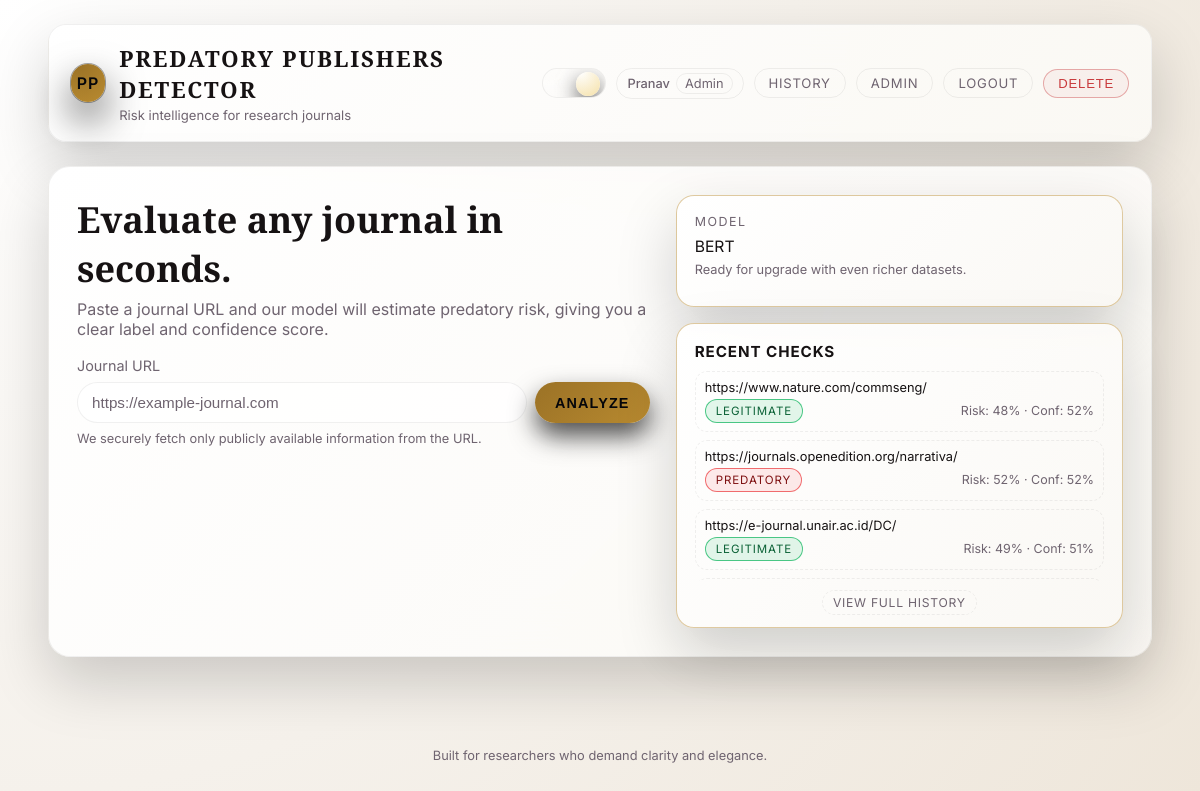
Page / (signed in) on the earlier database version.
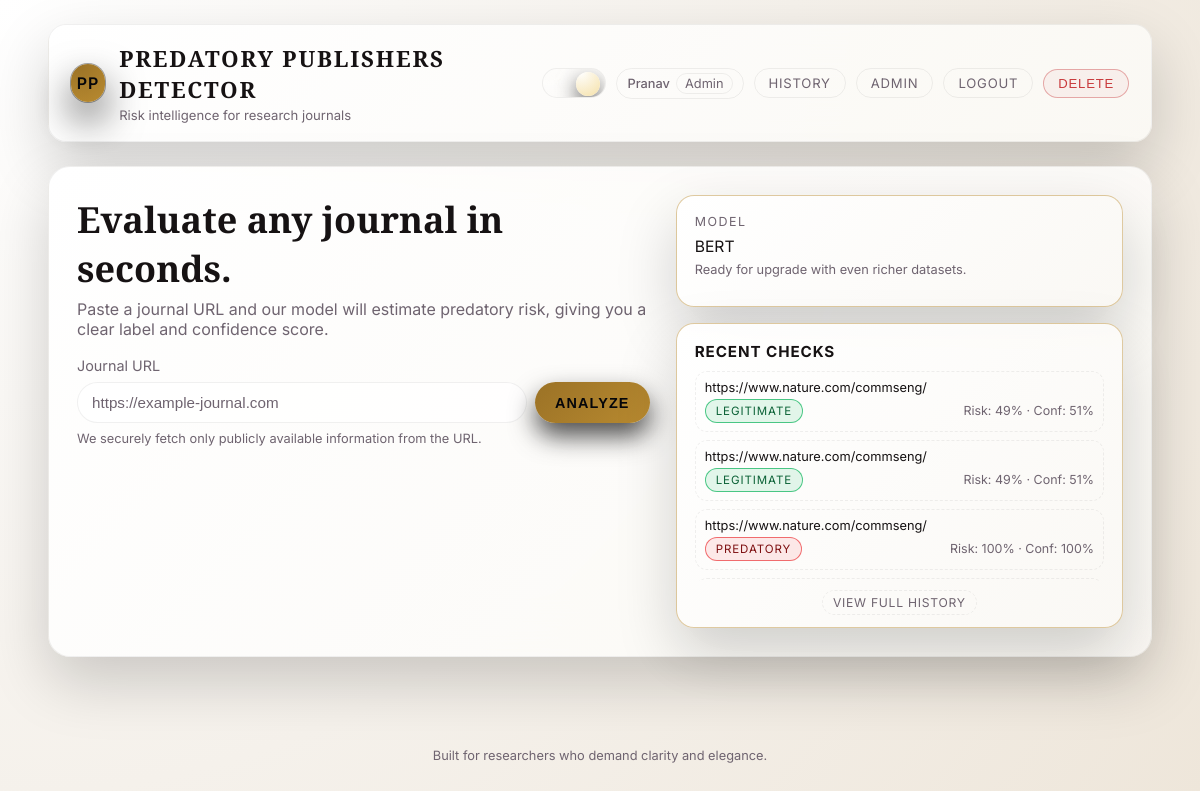
Same page on the later database version.
### tables this page shows
CREATE TABLE predictions (
                id INTEGER PRIMARY KEY AUTOINCREMENT,
                url TEXT NOT NULL,
                risk_score REAL NOT NULL,
                label TEXT NOT NULL,
                confidence REAL NOT NULL,
                created_at TEXT NOT NULL
            , user_id INTEGER);

### app.py (the view)
    @app.route("/")
    def index():
        user_id = session.get("user_id")
        recent = get_recent_predictions_for_user(user_id, limit=5) if user_id else []
        return render_template("index.html", recent_predictions=recent)

### predatory_detector/database.py (called while the page is built)
@contextmanager
def get_conn():
    conn = sqlite3.connect(DB_PATH)
    conn.row_factory = sqlite3.Row
    try:
        yield conn
        conn.commit()
    finally:
        conn.close()

def get_user_by_id(user_id: int) -> Optional[Dict[str, Any]]:
    with get_conn() as conn:
        cur = conn.execute("SELECT * FROM users WHERE id = ?", (user_id,))
        row = cur.fetchone()
        return dict(row) if row else None

def get_recent_predictions_for_user(user_id: int, limit: int = 25) -> List[Dict[str, Any]]:
    with get_conn() as conn:
        cur = conn.execute(
            """
            SELECT url, risk_score, label, confidence, created_at
            FROM predictions
            WHERE user_id = ?
            ORDER BY id DESC
            LIMIT ?
            """,
            (user_id, limit),
        )
        rows = cur.fetchall()
        return [dict(r) for r in rows]

### templates/index.html (shortened to what this page needs)
{% extends "base.html" %}
{% block content %}
  <section class="hero glass">
    <div class="hero-main">
      <h2>Evaluate any journal in seconds.</h2>
      <p>
        Paste a journal URL and our model will estimate predatory risk, giving you a clear label and confidence score.
      </p>
      <form id="analyzeForm" class="hero-form">
        <label for="journalUrl" class="field-label">Journal URL</label>
        <div class="field-row">
          <input
            id="journalUrl"
            name="journalUrl"
            type="url"
            placeholder="https://example-journal.com"
            required
          />
          <button type="submit" class="btn-primary">Analyze</button>
        </div>
        <p class="hint">We securely fetch only publicly available information from the URL.</p>
      </form>
    </div>
    <div class="hero-side">
      <div class="metric-card glass subtle-border">
        <div class="metric-label">Model</div>
        <div class="metric-value">BERT</div>
        <p class="metric-note">Ready for upgrade with even richer datasets.</p>
      </div>
      {% if current_user %}
        <div class="recent-card glass subtle-border">
          <div class="recent-header">
            <h3>Recent checks</h3>
          </div>
          <ul class="recent-list" id="recentList">
            {% if recent_predictions %}
              {% for row in recent_predictions %}
                <li>
                  <div class="recent-url" title="{{ row.url }}">{{ row.url }}</div>
                  <div class="recent-meta">
                    <span class="pill pill--small {% if row.label == 'Predatory' %}pill--danger{% else %}pill--success{% endif %}">
                      {{ row.label }}
                    </span>
                    <span class="recent-score">
                      Risk: {{ '%.0f'|format(row.risk_score * 100) }}% ·
                      Conf: {{ '%.0f'|format(row.confidence * 100) }}%
                    </span>
                  </div>
                </li>
              {% endfor %}
            {% else %}
              <li class="muted" id="recentListPlaceholder">No recent checks yet.</li>
            {% endif %}
          </ul>
          <div class="recent-footer" style="margin-top: 10px; text-align: center;">
            <a href="{{ url_for('history') }}" class="pill-link pill-link--ghost" style="font-size: 0.76rem; padding: 4px 10px;">View Full History</a>
          </div>
        </div>
      {% endif %}
    </div>
  </section>
{% endblock %}

Differences in the rows shown:
no longer on this page (row unchanged): predictions: url "https://www.nature.com/commseng/", label "LEGITIMATE", row.risk_score*100 "48", row.confidence*100 "52"
no longer on this page (row unchanged): predictions: url "https://journals.openedition.org/narrativa/", label "PREDATORY", row.risk_score*100 "52", row.confidence*100 "52"
no longer on this page (row unchanged): predictions: url "https://e-journal.unair.ac.id/DC/", label "LEGITIMATE", row.risk_score*100 "49", row.confidence*100 "51"
added predictions: url "https://www.nature.com/commseng/", label "LEGITIMATE", row.risk_score*100 "49", row.confidence*100 "51"
added predictions: url "https://www.nature.com/commseng/", label "LEGITIMATE", row.risk_score*100 "49", row.confidence*100 "51"
added predictions: url "https://www.nature.com/commseng/", label "PREDATORY", row.risk_score*100 "100", row.confidence*100 "100"
